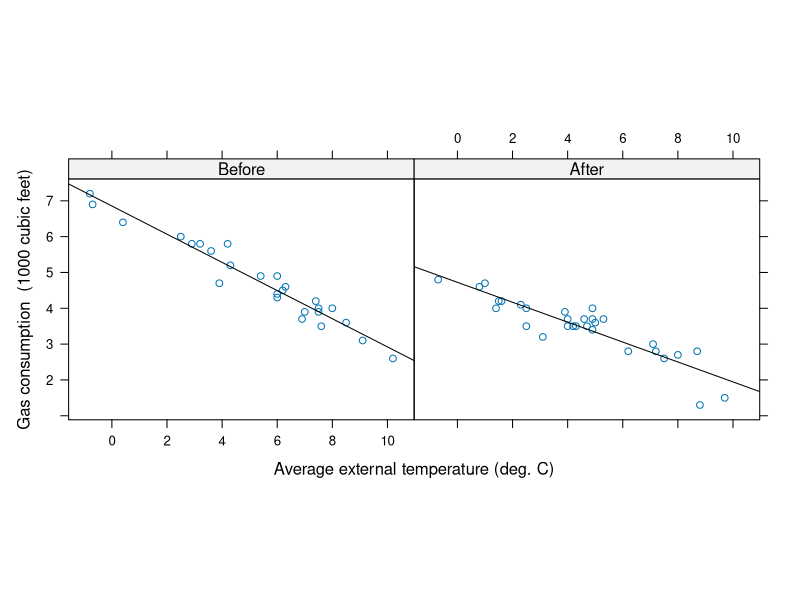

Write the R code that produced this figure.
library(MASS)


### Name: whiteside
### Title: House Insulation: Whiteside's Data
### Aliases: whiteside
### Keywords: datasets

### ** Examples

require(lattice)
xyplot(Gas ~ Temp | Insul, whiteside, panel =
  function(x, y, ...) {
    panel.xyplot(x, y, ...)
    panel.lmline(x, y, ...)
  }, xlab = "Average external temperature (deg. C)",
  ylab = "Gas consumption  (1000 cubic feet)", aspect = "xy",
  strip = function(...) strip.default(..., style = 1))

gasB <- lm(Gas ~ Temp, whiteside, subset = Insul=="Before")
gasA <- update(gasB, subset = Insul=="After")
summary(gasB)
summary(gasA)
gasBA <- lm(Gas ~ Insul/Temp - 1, whiteside)
summary(gasBA)

gasQ <- lm(Gas ~ Insul/(Temp + I(Temp^2)) - 1, whiteside)
coef(summary(gasQ))

gasPR <- lm(Gas ~ Insul + Temp, whiteside)
anova(gasPR, gasBA)
options(contrasts = c("contr.treatment", "contr.poly"))
gasBA1 <- lm(Gas ~ Insul*Temp, whiteside)
coef(summary(gasBA1))
